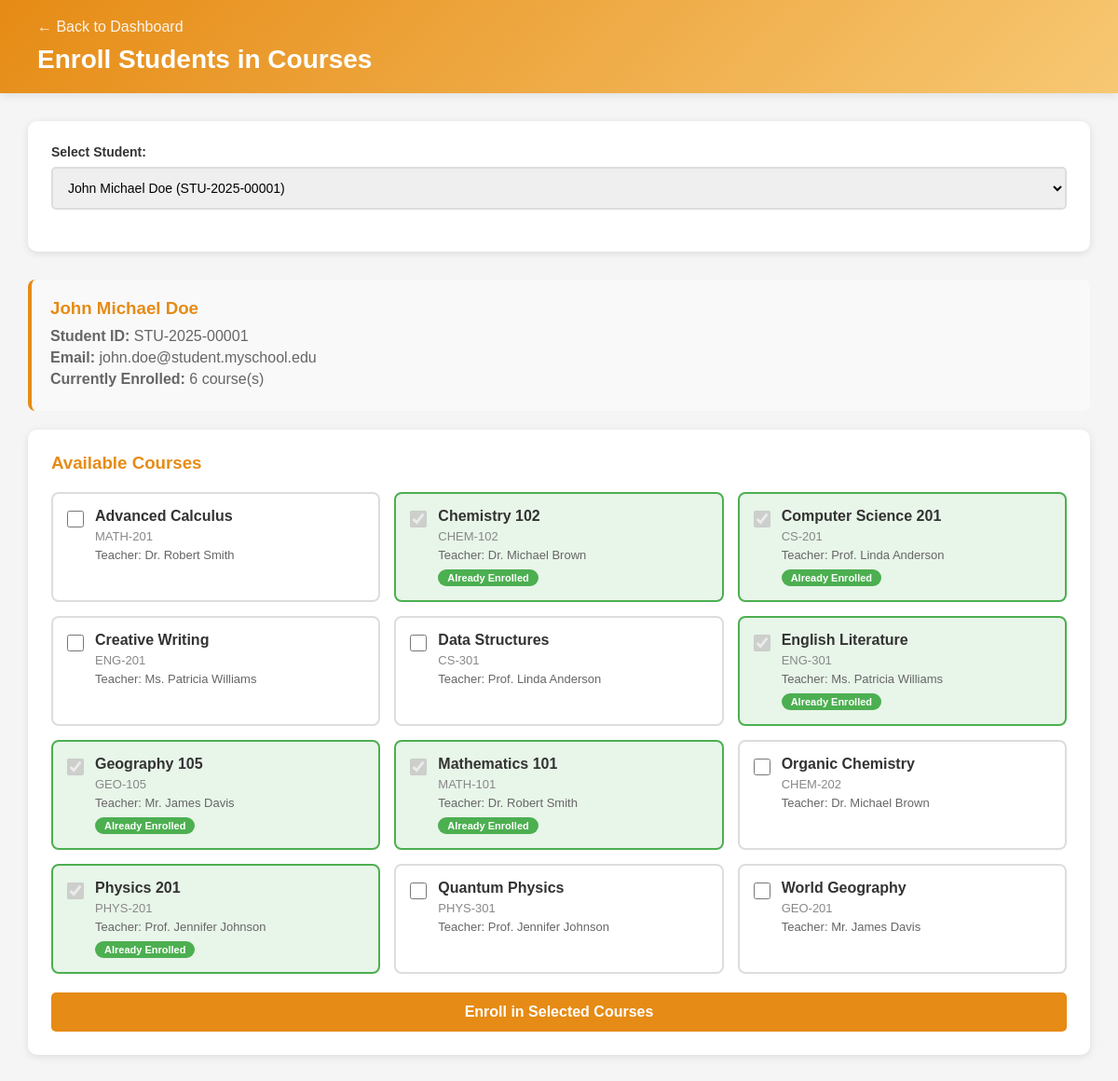
The page /admin_enroll.php?student=1 (signed in) on the database its author committed.
### tables this page shows
CREATE TABLE students (
  id INT AUTO_INCREMENT PRIMARY KEY,
  user_id INT,  
  student_id VARCHAR(50) UNIQUE,
  name VARCHAR(200),
  dob DATE,
  gender VARCHAR(10),
  email VARCHAR(150),
  phone VARCHAR(50),
  address TEXT,
  emergency_contact VARCHAR(150),
  created_at TIMESTAMP DEFAULT CURRENT_TIMESTAMP,
  FOREIGN KEY (user_id) REFERENCES users(id) ON DELETE SET NULL
);

CREATE TABLE courses (
  id INT AUTO_INCREMENT PRIMARY KEY,
  course_name VARCHAR(200) NOT NULL,
  course_code VARCHAR(50) UNIQUE,
  teacher_id INT,
  credits INT DEFAULT 0,
  semester VARCHAR(50),
  created_at TIMESTAMP DEFAULT CURRENT_TIMESTAMP,
  FOREIGN KEY (teacher_id) REFERENCES teachers(id) ON DELETE SET NULL
);

CREATE TABLE teachers (
  id INT AUTO_INCREMENT PRIMARY KEY,
  user_id INT,
  name VARCHAR(200),
  subject VARCHAR(150),
  email VARCHAR(150),
  phone VARCHAR(50),
  created_at TIMESTAMP DEFAULT CURRENT_TIMESTAMP,
  FOREIGN KEY (user_id) REFERENCES users(id) ON DELETE SET NULL
);

### admin_enroll.php (the view, shortened to what this page needs)
<?php
$conn = getDBConnection();
$students = $conn->query("SELECT id, student_id, name, email FROM students ORDER BY name")->fetch_all(MYSQLI_ASSOC);
$courses = $conn->query("SELECT c.id, c.course_name, c.course_code, t.name as teacher_name
                         FROM courses c
                         LEFT JOIN teachers t ON c.teacher_id = t.id
                         ORDER BY c.course_name")->fetch_all(MYSQLI_ASSOC);
$enrolled_courses = [];
$student_info = null;
if (isset($_GET['student'])) {
    $student_id = intval($_GET['student']);
    $stmt = $conn->prepare("SELECT * FROM students WHERE id = ?");
    $stmt->bind_param("i", $student_id);
    $stmt->execute();
    $student_info = $stmt->get_result()->fetch_assoc();
    $stmt = $conn->prepare("SELECT course_id FROM enrollments WHERE student_id = ?");
    $stmt->bind_param("i", $student_id);
    $stmt->execute();
    $result = $stmt->get_result();
    while ($row = $result->fetch_assoc()) {
        $enrolled_courses[] = $row['course_id'];
    }
}
?>
<!DOCTYPE html>
<html>
<head>
</head>
<body>
    <div class="header">
        <a href="admin_dashboard.php" class="back-link">← Back to Dashboard</a>
        <h1>Enroll Students in Courses</h1>
    </div>
    <div class="container">
        <div class="form-card">
            <form method="GET">
                <div class="form-group">
                    <label>Select Student:</label>
                    <select name="student" onchange="this.form.submit()" required>
                        <?php foreach ($students as $student): ?>
                            <option value="<?php echo $student['id']; ?>"
                                    <?php echo (isset($_GET['student']) && $_GET['student'] == $student['id']) ? 'selected' : ''; ?>>
                                <?php echo htmlspecialchars($student['name']); ?>
                                (<?php echo htmlspecialchars($student['student_id']); ?>)
                            </option>
                        <?php endforeach; ?>
                    </select>
                </div>
            </form>
        </div>
        <?php if ($student_info): ?>
            <div class="student-info">
                <h3><?php echo htmlspecialchars($student_info['name']); ?></h3>
                <p><strong>Student ID:</strong> <?php echo htmlspecialchars($student_info['student_id']); ?></p>
                <p><strong>Email:</strong> <?php echo htmlspecialchars($student_info['email']); ?></p>
                <p><strong>Currently Enrolled:</strong> <?php echo count($enrolled_courses); ?> course(s)</p>
            </div>
            <div class="form-card">
                <h3 style="color: rgb(230, 139, 21); margin-bottom: 20px;">Available Courses</h3>
                <form method="POST">
                    <div class="courses-grid">
                        <?php foreach ($courses as $course): ?>
                            <?php $is_enrolled = in_array($course['id'], $enrolled_courses); ?>
                            <div class="course-item <?php echo $is_enrolled ? 'enrolled' : ''; ?>">
                                <label>
                                    <input type="checkbox"
                                           name="courses[]"
                                           value="<?php echo $course['id']; ?>"
                                           <?php echo $is_enrolled ? 'checked disabled' : ''; ?>>
                                    <div class="course-details">
                                        <h4><?php echo htmlspecialchars($course['course_name']); ?></h4>
                                        <div class="code"><?php echo htmlspecialchars($course['course_code']); ?></div>
                                        <div class="teacher">Teacher: <?php echo htmlspecialchars($course['teacher_name'] ?: 'Not Assigned'); ?></div>
                                        <?php if ($is_enrolled): ?>
                                            <span class="enrolled-badge">Already Enrolled</span>
                                        <?php endif; ?>
                                    </div>
                                </label>
                            </div>
                        <?php endforeach; ?>
                    </div>
                    <button type="submit" name="enroll" class="btn btn-primary">
                        Enroll in Selected Courses
                    </button>
                </form>
            </div>
        <?php endif; ?>
    </div>
</body>
</html>

### admin_enroll.php (style rules this page uses)
* { margin: 0; padding: 0; box-sizing: border-box; }
body { font-family: Arial, sans-serif; background: #f5f5f5; }
.header { background: linear-gradient(135deg, rgb(230, 139, 21), #f7c873); color: white; padding: 20px 40px; box-shadow: 0 2px 10px rgba(0,0,0,0.1); }
.header h1 { font-size: 28px; }
.back-link { color: white; text-decoration: none; display: inline-block; margin-bottom: 10px; opacity: 0.9; }
.container { max-width: 1200px; margin: 0 auto; padding: 30px; }
.form-card { background: white; padding: 25px; border-radius: 10px; box-shadow: 0 2px 8px rgba(0,0,0,0.1); margin-bottom: 30px; }
.form-group { margin-bottom: 20px; }
.form-group label { display: block; color: #333; font-weight: bold; margin-bottom: 8px; font-size: 14px; }
.form-group select { width: 100%; padding: 12px; border: 2px solid #ddd; border-radius: 5px; font-size: 14px; }
.student-info { background: #f9f9f9; padding: 20px; border-radius: 8px; margin-bottom: 20px; border-left: 4px solid rgb(230, 139, 21); }
.student-info h3 { color: rgb(230, 139, 21); margin-bottom: 10px; }
.student-info p { color: #666; margin: 5px 0; }
.courses-grid { display: grid; grid-template-columns: repeat(auto-fill, minmax(300px, 1fr)); gap: 15px; margin: 20px 0; }
.course-item { background: #fff; padding: 15px; border: 2px solid #ddd; border-radius: 8px; transition: all 0.3s ease; }
.course-item.enrolled { background: #e8f5e9; border-color: #4CAF50; }
.course-item label { display: flex; align-items: start; gap: 12px; cursor: pointer; font-weight: normal; }
.course-item input[type="checkbox"] { margin-top: 3px; width: 18px; height: 18px; cursor: pointer; }
.course-details h4 { color: #333; margin-bottom: 5px; }
.course-details .code { color: #888; font-size: 13px; }
.course-details .teacher { color: #666; font-size: 13px; margin-top: 5px; }
.enrolled-badge { background: #4CAF50; color: white; padding: 3px 10px; border-radius: 12px; font-size: 11px; font-weight: bold; margin-top: 8px; display: inline-block; }
.btn { padding: 12px 30px; border: none; border-radius: 5px; cursor: pointer; font-weight: bold; font-size: 16px; }
.btn-primary { background: rgb(230, 139, 21); color: white; width: 100%; }

### rows shown on the page
students: name "John Michael Doe", student "STU-2025-00001", email "john.doe@student.myschool.edu"
courses: course_name "Advanced Calculus", course_code "MATH-201", teacher.name "Dr. Robert Smith"
courses: id "☑", course_name "Chemistry 102", course_code "CHEM-102", teacher.name "Dr. Michael Brown", shows "Already Enrolled"
courses: id "☑", course_name "Computer Science 201", course_code "CS-201", teacher.name "Prof. Linda Anderson", shows "Already Enrolled"
courses: course_name "Creative Writing", course_code "ENG-201", teacher.name "Ms. Patricia Williams"
courses: course_name "Data Structures", course_code "CS-301", teacher.name "Prof. Linda Anderson"
courses: id "☑", course_name "English Literature", course_code "ENG-301", teacher.name "Ms. Patricia Williams", shows "Already Enrolled"
courses: id "☑", course_name "Geography 105", course_code "GEO-105", teacher.name "Mr. James Davis", shows "Already Enrolled"
courses: id "☑", course_name "Mathematics 101", course_code "MATH-101", teacher.name "Dr. Robert Smith", shows "Already Enrolled"
courses: course_name "Organic Chemistry", course_code "CHEM-202", teacher.name "Dr. Michael Brown"
courses: id "☑", course_name "Physics 201", course_code "PHYS-201", teacher.name "Prof. Jennifer Johnson", shows "Already Enrolled"
courses: course_name "Quantum Physics", course_code "PHYS-301", teacher.name "Prof. Jennifer Johnson"
courses: course_name "World Geography", course_code "GEO-201", teacher.name "Mr. James Davis"

### other values the page prints
count($enrolled_courses) "6"
form field student "John Michael Doe (STU-2025-00001)"
